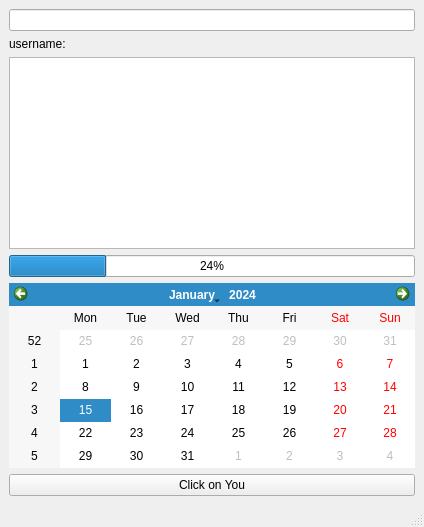
<?xml version="1.0" encoding="UTF-8"?>
<ui version="4.0">
 <class>MainWindow</class>
 <widget class="QMainWindow" name="MainWindow">
  <property name="geometry">
   <rect>
    <x>0</x>
    <y>0</y>
    <width>424</width>
    <height>527</height>
   </rect>
  </property>
  <property name="windowTitle">
   <string>MainWindow</string>
  </property>
  <widget class="QWidget" name="centralwidget">
   <layout class="QVBoxLayout" name="verticalLayout">
    <item>
     <widget class="QLineEdit" name="lineEdit"/>
    </item>
    <item>
     <widget class="QLabel" name="label">
      <property name="text">
       <string>username:</string>
      </property>
     </widget>
    </item>
    <item>
     <widget class="QTextEdit" name="textEdit"/>
    </item>
    <item>
     <widget class="QProgressBar" name="progressBar">
      <property name="value">
       <number>24</number>
      </property>
     </widget>
    </item>
    <item>
     <widget class="QCalendarWidget" name="calendarWidget"/>
    </item>
    <item>
     <widget class="QPushButton" name="pushButton">
      <property name="text">
       <string>Click on You</string>
      </property>
     </widget>
    </item>
   </layout>
  </widget>
  <widget class="QMenuBar" name="menubar">
   <property name="geometry">
    <rect>
     <x>0</x>
     <y>0</y>
     <width>424</width>
     <height>21</height>
    </rect>
   </property>
  </widget>
  <widget class="QStatusBar" name="statusbar"/>
 </widget>
 <resources/>
 <connections/>
</ui>
